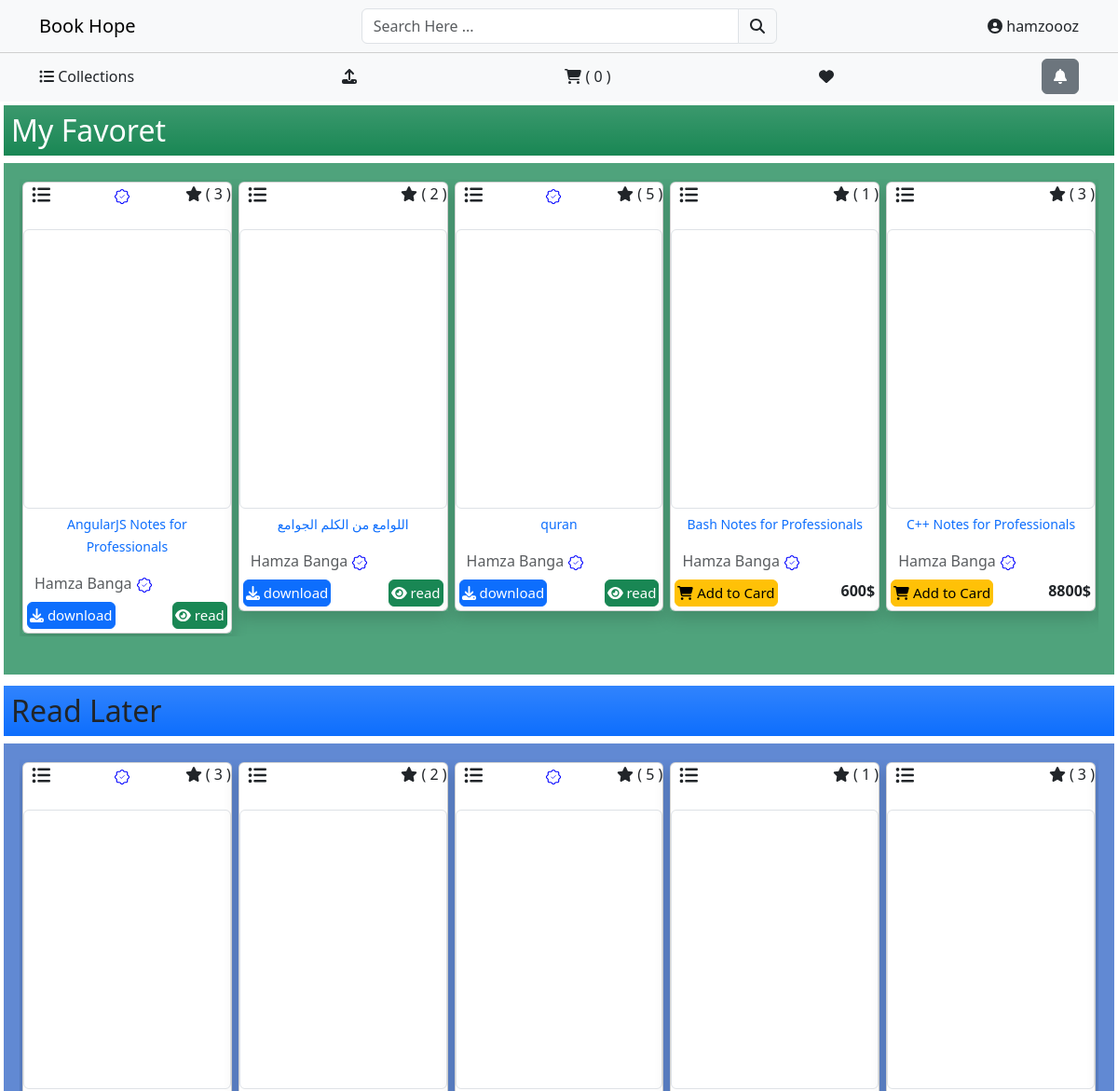
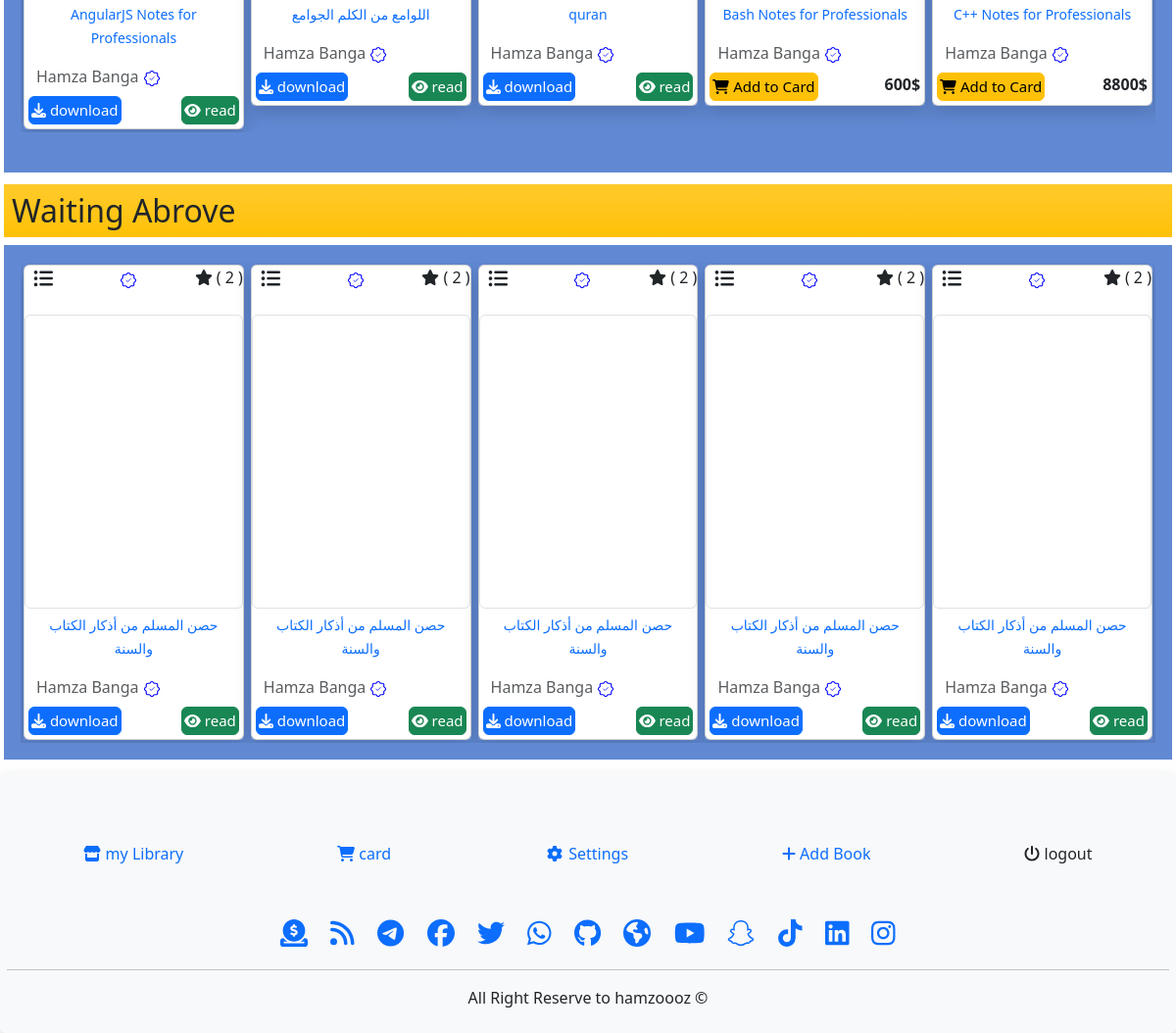
/my_library/ (signed in), run on the app's committed database (2 pictures, top to bottom).
### books/models.py (models this page shows, shortened)
class Books(models.Model):
    user = models.ForeignKey(Profile, on_delete=models.CASCADE, default=1)
    name = models.CharField(max_length=150, null=True, blank=True)
    url = models.URLField(null=True, blank=True)
    file = models.FileField(null=True, blank=True)
    sample = models.FileField( null=True, blank=True)
    category = models.ForeignKey( Category, on_delete=models.CASCADE , null=True, blank=True, default=1)
    slug = models.SlugField(unique=True, max_length=150, null=True, blank=True )
    book_image = models.ImageField(upload_to=get_file_path_books, null=True, blank=True)
    thumbnail = models.ImageField( upload_to=get_file_path_books_thumbnail, null=True, blank=True)
    published_data = models.DateField(auto_now_add=True)
    number_pages = models.IntegerField(blank=True, null=True)
    language = models.CharField(max_length=3, choices=languages, default='ar')
    short_link = models.URLField(blank=True, null=True)
    isnn = models.IntegerField(blank=True, null=True)
    ordered = models.IntegerField(blank=True, null=True) #  null
    edition = models.IntegerField(blank=True, null=True)
    published_house = models.CharField(max_length=50, blank=True, null=True)
    available = models.CharField(max_length=10, choices=available, default='wiating')
    number_of_views = models.IntegerField(default=0)
    small_descrption = models.TextField(max_length=1000, blank=True, null=True)
    descrption = RichTextField(blank=True, null=True)
    quantity = models.PositiveIntegerField(blank=True, null=True , default=1)
    number_of_download = models.IntegerField(default=0)
    original_price = models.FloatField(default=0, null=True, blank=True)
    selling_price = models.FloatField(default=0, null=True, blank=True)
    type_of_book = models.CharField(max_length=10, default='pdf')
    size = models.PositiveIntegerField(blank=True, null=True)
    status = models.BooleanField(default=False, help_text='0=default, 1 = hidden')
    trending = models.BooleanField(default=False, help_text='0=default, 1 = Trending')
    rating = models.IntegerField(default=0 , validators=[MinValueValidator(1) ,MinValueValidator(5) ])
    tags = models.CharField(max_length=150, blank=True, null=True)
    meta_tilte = models.CharField(max_length=150, blank=True, null=True)
    meta_keyword = models.CharField(max_length=150, blank=True, null=True)
    meta_description = models.CharField(max_length=150, blank=True, null=True)
    create_at = models.DateTimeField(auto_now_add=True)
    update_at = models.DateTimeField(auto_now=True)
    abrov = models.BooleanField(default=False)
    class Meta:
        managed = True
        verbose_name = 'Book'
        verbose_name_plural = 'Books'

### users/models.py (models this page shows)
class Profile(models.Model):
    user = models.OneToOneField(User, on_delete=models.CASCADE)
    phone = models.CharField(max_length=150, blank=True, null=True)
    profile_image = models.ImageField( upload_to=get_file_path_profile, default='cover-book-quran.jpg', null=True, blank=True)
    descrption = RichTextField(blank=True, null=True)
    profile_cover_image = models.ImageField( upload_to=get_file_path_profile, default='cover-book-quran.jpg', null=True, blank=True)
    rating = models.IntegerField(default=0, blank=True, null=True)
    address = models.TextField(blank=True, null=True)
    city = models.CharField(max_length=150, blank=True, null=True)
    stats = models.CharField(max_length=150, blank=True, null=True)
    ordered = models.IntegerField(blank=True, null=True)
    conutry = models.CharField(max_length=150, blank=True, null=True)
    pincode = models.CharField(max_length=150, blank=True, null=True)
    create_at = models.DateTimeField(auto_now_add=True)
    update_at = models.DateTimeField(auto_now=True)
    number_of_books = models.IntegerField(default=0, blank=True, null=True)
    number_of_downloaded = models.IntegerField( default=0, blank=True, null=True)
    number_of_read = models.IntegerField( default=0, blank=True, null=True)
    web_site = models.URLField(blank=True, null=True)
    contat_facebook = models.URLField(blank=True, null=True)
    contat_twitter = models.URLField(blank=True, null=True)
    number_of_gifft = models.IntegerField(default=0)
    aprov = models.BooleanField(default=False)
    pro = models.BooleanField(default=False)
    def __str__(self):
        return self.user.username
    def get_full_name(self):
        fname = self.user.first_name
        if( fname != "" ):
            full_name = f'{self.user.first_name} {self.user.last_name}'
        else:
            full_name = self.user
        return full_name

### users/views.py (the view)
# urls.py: path('my_library/', views.my_store, name='my_store'),
@login_required()
def my_store(request):
    user = request.user
    books = Books.objects.filter(user=user.profile, available='publised')
    read_later = Books.objects.filter(user=user.profile, available='publised')
    wiate = Books.objects.filter(user=user.profile, available='wiating')
    draft = Books.objects.filter(user=user.profile, available='draft')
    deleted = Books.objects.filter(user=user.profile, available='deleted')
    return render(request, 'users/my_store.html', {
        "read_later": read_later,
        'books':books,
        'deleted':deleted,
        'wiate':wiate,
        'draft': draft,
        })

### templates/users/my_store.html (shortened to what this page needs)
{% extends 'base.html' %}
{% load static %}
{% block content %}
{% if books %}
<div class="trending bg-gradient py-2 pt-0 m-1" style="--bs-bg-opacity: .6;">
  <h2 class="text-white text-lead bg-success bg-gradient p-2 "> My Favoret  </h2>
  <div class="container-fluid" style="--bs-bg-opacity: .6; background: #2e9264d6; padding: 17px;">
    <div class="row">
      <div id="owl-demo-frontpage-last-book" class="owl-carousel">
        {% for book in books %}
              {% include 'templates-parts/books.html' %}
      {% endfor %}
{% endif %}
{% if read_later %}
<div class="trending bg-gradient py-2 pt-0 m-1" style="--bs-bg-opacity: .6;">
  <h2 class=" text-lead bg-primary bg-gradient   p-2"> Read Later  </h2>
  <div class="container-fluid" style="--bs-bg-opacity: .6; background: #5680d0ed; padding: 17px;">
    <div class="row">
      <div id="owl-demo-frontpage-recent-book" class="owl-carousel">
        {% for book in read_later %}
            {% include 'templates-parts/books.html' %}
      {% endfor %}
{% endif %}
{% if draft %}
<div class="trending bg-gradient py-2 pt-0 m-1" style="--bs-bg-opacity: .6;">
  <h2 class=" text-lead bg-warning bg-gradient   p-2"> Waiting Abrove   </h2>
  <div class="container-fluid" style="--bs-bg-opacity: .6; background: #5680d0ed; padding: 17px;">
    <div class="row">
      <div id="owl-demo-waiting-abrove-book" class="owl-carousel">
        {% for book in draft  %}
            {% include 'templates-parts/books.html' %}
      {% endfor %}
    </div>
  </div>
</div>
{% endif %}
{% endblock content %}

### templates/inc/nav.html (shortened to what this page needs)
<nav class="navbar navbar-expand-lg navbar-light bg-light " style="min-width: 390px;">
  <div class="container d-flex justify-content-between  ">
    <a class="navbar-brand " href="{% url 'frontpage' %}">Book Hope</a>
    <div class="search-btn search-bar "  style="width:40%" >
      <form action="/search" method="get" >
        <div class="input-group">
          <input type="search" requerd name="productsearch" class="form-control" id='searchproduct' placeholder="Search Here ... " aria-label="Username" aria-describedby="basic-addon1">
          <button type="submit" class="input-group-text" id="basic-addon1"><i class="fa fa-search"></i></button>
        </div>
      </form>
    </div>
      <span class="nav-item dropdown ">
        <a class="nav-link dropdown-toggle" href="#" role="button" data-bs-toggle="dropdown" aria-expanded="false">
          {% if request.user.is_authenticated %} <i class="fa fa-user-circle"></i> {{request.user}}  {% else %} <i class="fa fa-list"></i> Menu {% endif %}
        </a>
      </span>
  </div>
</nav>
<nav class="navbar navbar-expand-lg navbar-light bg-light" style=" min-width: 390px; border-top:1px solid #cfcfcf; padding-top: 6px;" >
  <div class="container d-flex justify-content-between  ">
    {% if request.user.is_authenticated %}
      <li class="nav-item"><a class="nav-link {% if request.resolver_match.url_name == 'categories'  %}active {% endif %} " aria-current="page" href="{% url 'categories' %}"> <i class="fa fa-list-ul"></i> Collections </a></li>
      {% if request.user.is_staff %}
      <li class="nav-item dropdown ">
        <a class="nav-link dropdown-toggle" href="#" role="button" data-bs-toggle="dropdown" aria-expanded="false">
          {% if request.user.is_staff %}  <i class=" fa fa-upload"></i> {% endif %}
        </a>
    </li>
    {% endif %}
    <li class="nav-item"><a class="nav-link {% if request.resolver_match.url_name == 'cart_view'  %}active {% endif %} " aria-current="page" href="{% url 'cart_view' %}"><i class=" fa fa-shopping-cart"></i> ( {{ cart|length }} )</a></li>
    <li class="nav-item"><a class="nav-link {% if request.resolver_match.url_name == 'wishlist'  %}active {% endif %} " aria-current="page" href="{% url 'wishlist' %}"> <i class="fa fa-heart"></i> </a></li>
    <li class="nav-item"><a class="nav-link  " aria-current="page"  href="{% url 'all_messages' %}"> <button type="button" class="btn btn-secondary"> <i class="fa fa-bell"></i> </button></a> </li>
      {% endif %}
  </div>
</nav>

### templates/templates-parts/books.html (shortened to what this page needs)
<div class="item  book_data shadow " id="book_id_{{book.id}}">
    <div class="card  h-100 d-flex ">
        <span class="dropdown d-flex justify-content-between ">
            <span class="dropdown-toggle float-end "  data-bs-toggle="dropdown" aria-expanded="false" style="padding: 0 6px;margin: 1px 3px;cursor: pointer;" >  <i class="fa fa-list-dots fa-lg "></i> </span>
            {% if book.abrov %} <span class="abrov-book" style="margin:auto; ">  </span> {% endif %}
            <span class="rating-system text-center float-start"> <span><i class="fa fa-star "></i></span> ( {{ book.rating }} ) </span> </span>
            <br>
            <a href="{% url 'book_detail' book.slug %}">
                <div class="coner card-img-top lazyOwl  rounded img-thumbnail  mx-auto d-block " style="background-image: url('{{ book.book_image.url }}') ; width: 15rem; height: 300px; background-position: center; background-size: contain; background-repeat: no-repeat; "> </div>
                <div class="card-body p-1"> <div class="card-title name-book text-center fs-6 "> <small> {{ book.name }} </small> </div>
            </a>
            <a href="{% url 'user' book.user %}" class=" text-muted ">  <div class="book-user p-2 mt-1 fs-6" > {% firstof book.user.get_full_name book.user %}  </div> </a>
            {% if book.selling_price > 0 %}
            <div  class="btn btn-warning add-to-card float-start addToCartBtn "> <i class="fa fa-shopping-cart"></i> Add to Card </div>
            <span class="float-end fw-bold  ">{{ book.selling_price |stringformat:"d" }}$</span>
            {% else %}
            <a download href="{{book.file.url}}" class="btn btn-primary  add-to-card download-link  download_link_to_increase float-start  "  incres_number_of_download="{{ book.id }}"  > <i class="fa fa-download"></i> download   <input type="hidden" value="{{book.id}}" class="incres_number_of_download" />  </a><a href="{{book.file.url}}" class="btn btn-success  float-end read-link "> <i class="fa fa-eye"></i> read</a>
            {% endif %}
        </div>
    </div>
</div>

### static/assets/css/carousel.css (style rules this page uses)
.owl-carousel, .owl-carousel .owl-item { -webkit-tap-highlight-color: transparent; position: relative }
.owl-carousel { display: none; width: 100%; z-index: 1 }
.no-js .owl-carousel, .owl-carousel.owl-loaded { display: block }

### static/assets/css/main.css (style rules this page uses)
a { text-decoration: none; }
li { list-style: none !important; }
#owl-demo-frontpage-last-book .item { margin: 3px; }
#owl-demo-frontpage-recent-book .item { margin: 3px; }
.dropdown-toggle::after { display: none !important; }
#owl-demo-waiting-abrove-book .item { margin: 3px; }
.add-to-card, .download-link , .read-link { font-size: 15px; padding: 2px; }

### data on the page
Books: abrov True (drawn), rating "3", name "AngularJS Notes for Professionals", user.last_name "Hamza Banga"
Books: rating "2", name "اللوامع من الكلم الجوامع", user.last_name "Hamza Banga"
Books: abrov True (drawn), rating "5", name "quran", user.last_name "Hamza Banga"
Books: rating "1", name "Bash Notes for Professionals", user.last_name "Hamza Banga", selling_price "600"
Books: rating "3", name "C++ Notes for Professionals", user.last_name "Hamza Banga", selling_price "8800"
Books: abrov True (drawn), rating "2", name "حصن المسلم من أذكار الكتاب والسنة", user.last_name "Hamza Banga"

### other printed values
{{ request.user }} "hamzoooz"
{{ cart|length }} "0"
